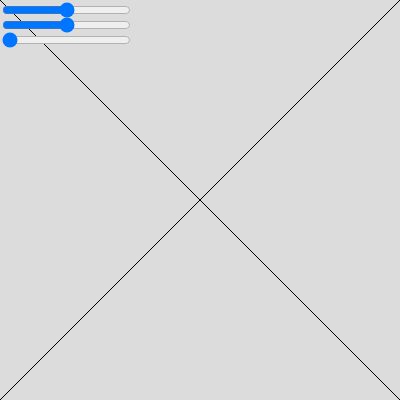
Frame 1 (no input)
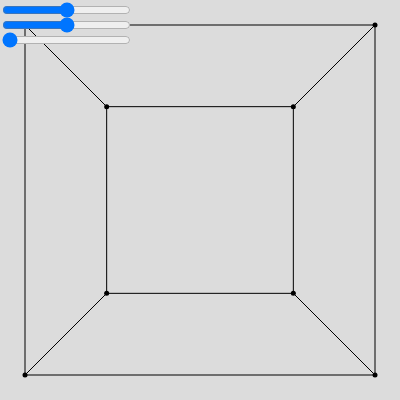
Frame 60 (no input)
Frame 120 (the mouse pressed at the canvas centre since frame 60): identical to frame 60, image omitted

The p5.js sketch that drew these frames (run headless with seeded random() and noise() and a simulated clock; from frame 60 on, the mouse is pressed at the canvas centre):

// p5.js sketch
// ── sketch.js
cX = 200;
cY = 200;

sZ = 400;

function Cube(x, y, z, size, cX, cY, sZ)
{
  this.x = x;
  this.y = y;
  this.z = z;

  this.size = size;

  this.cX = cX;
  this.cY = cY;
  this.sZ = sZ;

  this.p1 = new Point(this.x - this.size / 2, this.y - this.size / 2, this.z - this.size / 2, cX, cY, sZ);
  this.p2 = new Point(this.x + this.size / 2, this.y - this.size / 2, this.z - this.size / 2, cX, cY, sZ);
  this.p3 = new Point(this.x - this.size / 2, this.y + this.size / 2, this.z - this.size / 2, cX, cY, sZ);
  this.p4 = new Point(this.x + this.size / 2, this.y + this.size / 2, this.z - this.size / 2, cX, cY, sZ);
  this.p5 = new Point(this.x - this.size / 2, this.y - this.size / 2, this.z + this.size / 2, cX, cY, sZ);
  this.p6 = new Point(this.x + this.size / 2, this.y - this.size / 2, this.z + this.size / 2, cX, cY, sZ);
  this.p7 = new Point(this.x - this.size / 2, this.y + this.size / 2, this.z + this.size / 2, cX, cY, sZ);
  this.p8 = new Point(this.x + this.size / 2, this.y + this.size / 2, this.z + this.size / 2, cX, cY, sZ);

  this.connectPoints = function(pA, pB)
  {
    line(pA.calcX(), pA.calcY(), pB.calcX(), pB.calcY());
  };

  this.draw = function()
  {
    this.p1.draw();
    this.p2.draw();
    this.p3.draw();
    this.p4.draw();
    this.p5.draw();
    this.p6.draw();
    this.p7.draw();
    this.p8.draw();
   
    this.connectPoints(this.p1, this.p2);
    this.connectPoints(this.p2, this.p4);
    this.connectPoints(this.p4, this.p3);
    this.connectPoints(this.p3, this.p1);

    this.connectPoints(this.p1, this.p5);
    this.connectPoints(this.p2, this.p6);
    this.connectPoints(this.p3, this.p7);
    this.connectPoints(this.p4, this.p8);

    this.connectPoints(this.p5, this.p6);
    this.connectPoints(this.p6, this.p8);
    this.connectPoints(this.p8, this.p7);
    this.connectPoints(this.p7, this.p5);
  };
  this.move = function(x, y, z)
  {
    this.x = x;
    this.y = y;
    this.z = z;

    this.p1.move(this.x - this.size / 2, this.y - this.size / 2, this.z - this.size / 2);
    this.p2.move(this.x + this.size / 2, this.y - this.size / 2, this.z - this.size / 2);
    this.p3.move(this.x - this.size / 2, this.y + this.size / 2, this.z - this.size / 2);
    this.p4.move(this.x + this.size / 2, this.y + this.size / 2, this.z - this.size / 2);
    this.p5.move(this.x - this.size / 2, this.y - this.size / 2, this.z + this.size / 2);
    this.p6.move(this.x + this.size / 2, this.y - this.size / 2, this.z + this.size / 2);
    this.p7.move(this.x - this.size / 2, this.y + this.size / 2, this.z + this.size / 2);
    this.p8.move(this.x + this.size / 2, this.y + this.size / 2, this.z + this.size / 2);
  };
}

function Point(x, y, z, cX, cY, sZ)
{
  this.x = x;
  this.y = y;
  this.z = z;

  this.cX = cX;
  this.cY = cY;

  this.sZ = sZ;

  this.calcX = function()
  {
    return (this.x * this.sZ) / this.z + this.cX;
  };
  this.calcY = function()
  {
    return (this.y * this.sZ) / this.z + this.cY;
  };

  this.dx = this.calcX();
  this.dy = this.calcY();

  this.draw = function()
  {
    push();
    strokeWeight(5);
    point(this.calcX(), this.calcY());
    pop();
  };

  this.move = function(x, y, z)
  {
    this.x = x;
    this.y = y;
    this.z = z;
  };
}

function setup() {
  createCanvas(400, 400);
  angleMode(DEGREES);
  cube = new Cube(0, 0, 100, 350, cX, cY, sZ);

  sliderX = createSlider(-1000, 1000, 0);
  sliderX.position(0, 0);
  sliderY = createSlider(-1000, 1000, 0);
  sliderY.position(0, 15);
  sliderZ = createSlider(sZ + cube.size / 2, 5000, 0);
  sliderZ.position(0, 30);
}



function draw() {
  background(220);

  cube.draw();
  cube.move(sliderX.value(), sliderY.value(), sliderZ.value());
}
